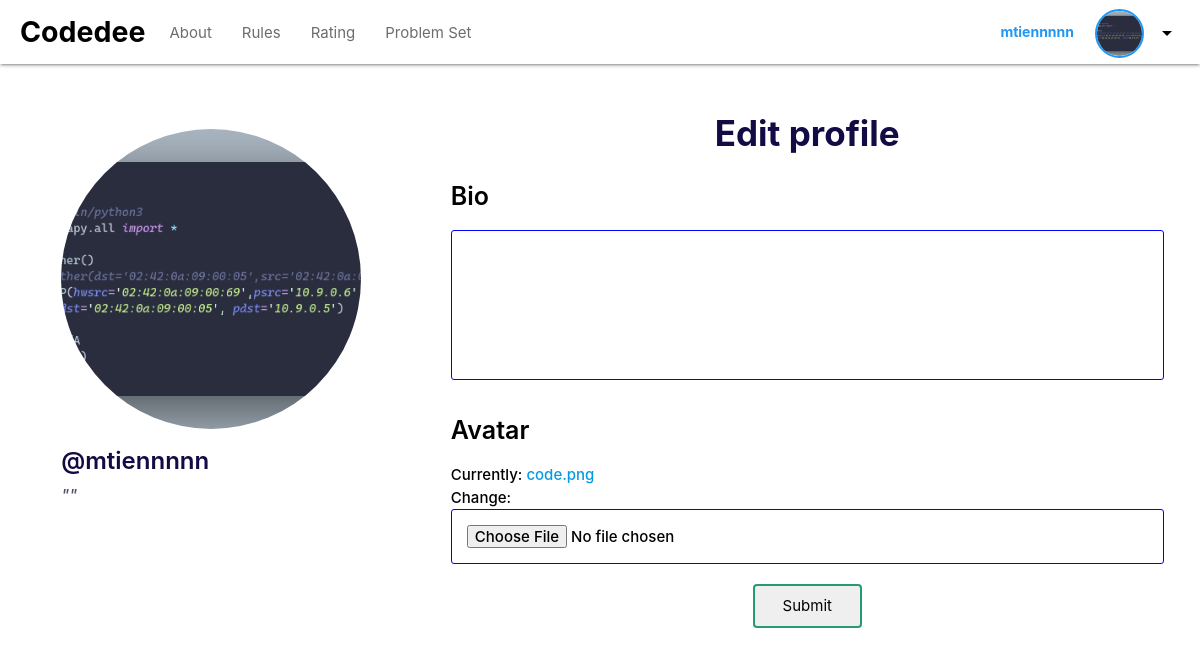
The page /setting/ (signed in) on the database as committed earlier.
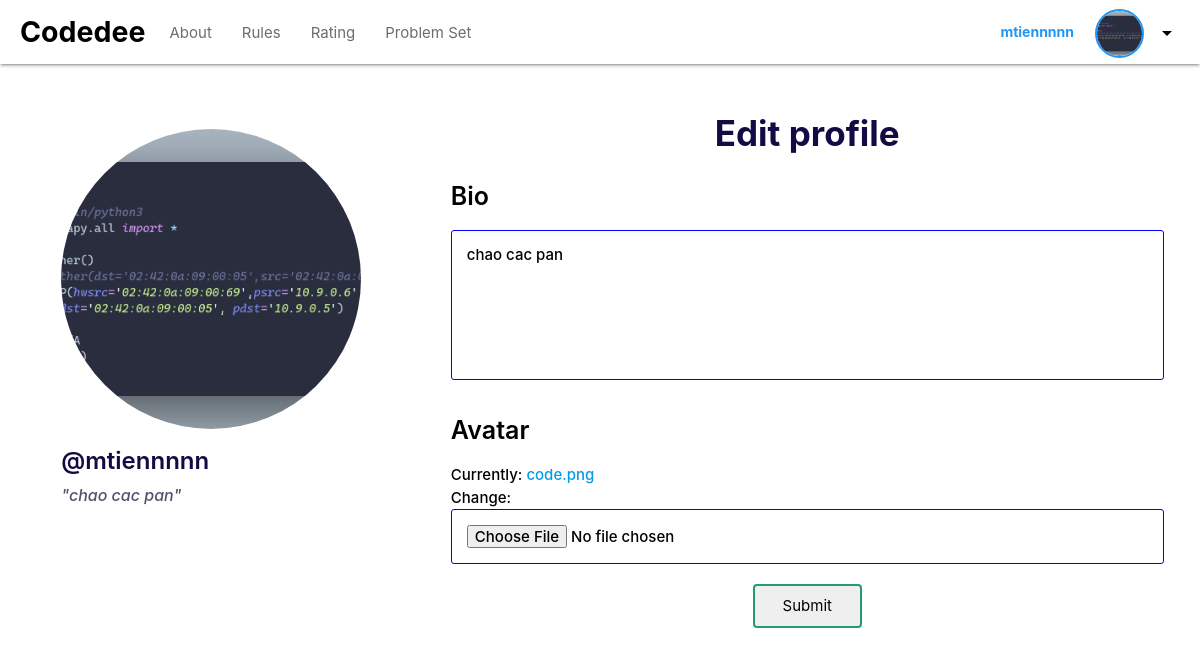
The same page on the database as committed later.
### home/models.py (models this page shows)
class User(AbstractUser):
    username = models.CharField(unique=True, max_length=200, null=True)
    bio = models.TextField(null=False, default="Hello Codedee User", blank=True)
    avatar = models.ImageField(null=True, default="avatar.png", blank=False)

### home/views.py (the view)
# urls.py: path('setting/', views.update_user, name='setting'),
@login_required(login_url='login')
def update_user(request):
    user = request.user
    form = UserForm(instance=user)
    if request.method == 'POST':
        form = UserForm(request.POST, request.FILES, instance=user)
        if form.is_valid():
            form.save()
            return redirect('profile', username=user.username)
    return render(request, 'pages/update_user.html', {'form': form})

### home/forms.py
class UserForm(ModelForm):
    class Meta:
        model = User
        fields = ['bio', 'avatar']

### home/templates/pages/update_user.html (shortened to what this page needs)
{% extends 'pages/index.html' %}
{% block main-container-content %}
    <div class="row">
        <div class="col s4">
            {% include 'pages/user_profile.html' %}
        </div>
        <div class="col s8">
            <div class="update_user">
                <div class="box_title">
                    <h3 class="big-message-main-page">Edit profile</h3>
                </div>
                <div class="box_body">
                    <form class="update-profile-form" action="" method="POST" enctype="multipart/form-data">
                            {% for field in form %}
                                <div class="form_group">
                                    <p class="update_user_label">{{ field.label }}</p>
                                    {{ field }}
                                </div>
                            {% endfor %}
                            <input type="submit" name="submit" value="Submit">
                     </form>
                </div>
            </div>
        </div>
    </div>
{% endblock %}

### home/templates/pages/navbar.html (shortened to what this page needs)
<div class="navbar-fixed">
    <nav>
      <div class="nav-wrapper white darken-2 custom-shadow">
        <a href="{% url 'index' %}" class="brand-logo black-text left">Codedee</a>
        <div class="nav-elements">
          <ul class="left">
            <li><a href="{% url 'about' %}" class="waves-effect waves-teal {% if request.resolver_match.url_name == 'about' %}blue-text active-nav-ele{% endif %}" style="color:#6D6D6D;">About</a></li>
            <li><a href="{% url 'rules' %}" class="waves-effect waves-teal {% if request.resolver_match.url_name == 'rules' %}blue-text active-nav-ele{% endif %}" style="color:#6D6D6D;">Rules</a></li>
            <li><a href="{% url 'ranking' %}" class="waves-effect waves-teal {% if request.resolver_match.url_name == 'ranking' %}blue-text active-nav-ele{% endif %}" style="color:#6D6D6D;">Rating</a></li>
            <li><a href="{% url 'problem_set' %}" class="waves-effect waves-teal {% if request.resolver_match.url_name == 'problem_set' %}blue-text active-nav-ele{% endif %}" style="color:#6D6D6D;">Problem Set</a></li>
          </ul>
          <ul class="right hide-on-med-and-down">
            {% if request.user.is_authenticated %}
              <li><a href="{% url 'profile' request.user.username %}" class="btn-flat sign-in-float-btn waves-effect waves-light" style="text-transform: none;margin-right: -10px;">{{request.user.username}}</a></li>
              <li>{% include 'pages/dropdown_profile.html' %}</li>
            {% else %}
              <li><a href="{% url 'login' %}" class="btn-flat sign-in-float-btn waves-effect waves-light" style="text-transform: none;margin-right: -10px;">Log in</a></li>
              <li><a href="{% url 'register' %}" class="waves-effect waves-light blue btn sign-up-btn">Register</a></li>
            {% endif %}
          </ul>
        </div>
      </div>
    </nav>
  </div>

### home/templates/pages/dropdown_profile.html (shortened to what this page needs)
    <div class="hmm">
        <div class="dropdown_header">
            <a href='{% url 'profile' request.user.username %}'>
                <div class="dropdown_avatar avatar--medium">
                    <img src="{{ request.user.avatar.url }}"/>
                </div>
            </a>
            <button class="dropdown-trigger" data-target="dropdown1">
                <i class="material-icons">arrow_drop_down</i>
            </button>
        </div>

### home/templates/pages/user_profile.html (shortened to what this page needs)
<div class="user_profile">
    <div class="user_avatar">
        <img src="{{ user.avatar.url }}">
    </div>
    <div class="user_name">
        <p>@{{ user.username }}</p>
    </div>
    <div class="user_bio">
        <p>"{{ user.bio }}"</p>
    </div>
</div>

Rows that differ between the two databases and show on the page:
changed User "mtiennnnn": bio (not shown) → "chao cac pan"
